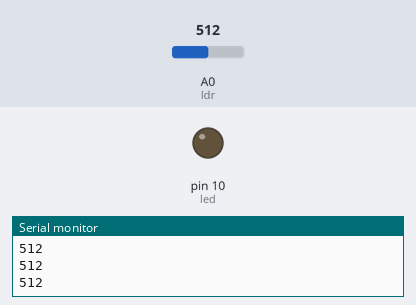
Bench run of a sketch on a simulated Arduino Uno, built with avr-gcc and run on an emulated ATmega328P. Shown: output pins drawn as LEDs (lit = HIGH), the last lines printed to the serial monitor. Inputs (shaded band) come from the test bench; at power-on: A0 (ldr) = 512.

Above: at 1.2 s.
1.3 s: A0 (ldr) set to 485
At 2.2 s:
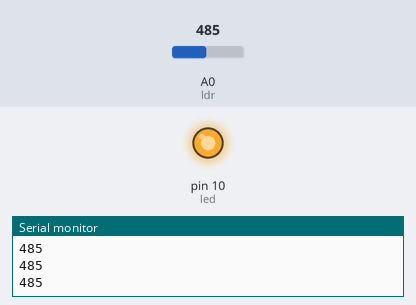
2.8 s: A0 (ldr) set to 510
At 3.4 s:
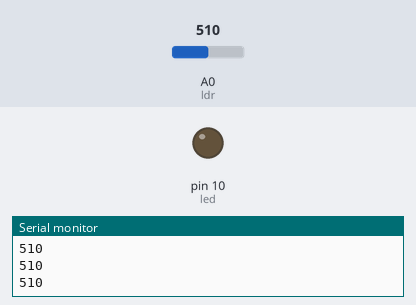
4.3 s: A0 (ldr) set to 490
At 5.7 s:
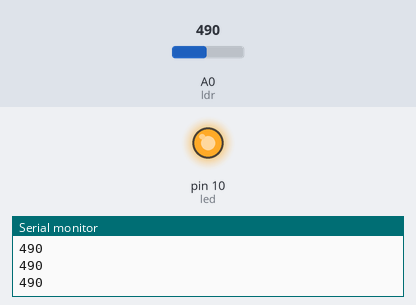
Timing chart, 0 to 7.3 s (numbered marks = the images above; inputs shaded):
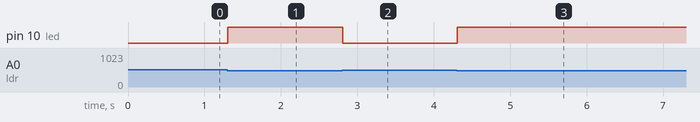

Measured:
- the behaviour switches between 500 and 499 on A0 (ldr) (found by bisection; images 0 and 1)
- after the input at 1.3 s, pin 10 (led): LOW → HIGH at once
- after the input at 2.8 s, pin 10 (led): HIGH → LOW at once
- after the input at 4.3 s, pin 10 (led): LOW → HIGH at once

The sketch:

acesso_rfid.ino
```cpp
int led = 10; //Atribui o valor 10 a variável led
int ldr = A0; //Atribui A0 a variável ldr
int valorldr = 0;//Declara a variável valorldr como inteiro

void setup() {
  pinMode (led, OUTPUT); //Define led (pino digital 10) como saída
  pinMode (ldr, INPUT); //Define ldr (pino analógico A0) como saída
  Serial.begin(9600); //Inicialização da comunicação serial, com velocidade de comunicação de 9600
}

void loop() {
   valorldr = analogRead (ldr);//Lê o valor do sensor ldr e armazena na variável valorldr
   Serial.println(valorldr);//Imprime na serial os dados de valorldr

   if((valorldr) < 500){ //Se o valor de valorldr for menor que 500:
    digitalWrite(led, HIGH);//Coloca led em alto para acioná-lo
  }
  else{ //Senão:
    digitalWrite(led, LOW);//Coloca led em baixo para que o mesmo desligue ou permaneça desligado
  }
}
```
